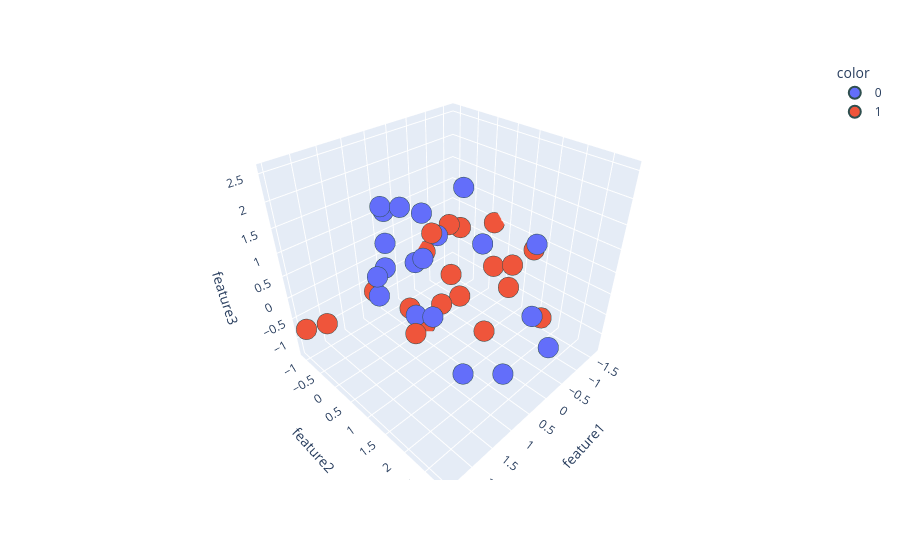

Source (notebook cell):
### Code cell
import plotly.express as px
#y_train_trf = y_train.astype(str)
fig = px.scatter_3d(df, x=df['feature1'], y=df['feature2'], z=df['feature3'],
              color=df['target'].astype('str'))
fig.update_traces(marker=dict(size=12,
                              line=dict(width=2,
                                        color='DarkSlateGrey')),
                  selector=dict(mode='markers'))

fig.show()

### Figure 1 — Plotly figure (JSON) as saved in the notebook; plotly's stock layout.template omitted (floating-point values rounded to 4 significant figures)
{"data": [{"hovertemplate": "color=0<br>feature1=%{x}<br>feature2=%{y}<br>feature3=%{z}<extra></extra>", "legendgroup": "0", "marker": {"color": "#636efa", "line": {"color": "DarkSlateGrey", "width": 2}, "size": 12, "symbol": "circle"}, "mode": "markers", "name": "0", "scene": "scene", "showlegend": true, "type": "scatter3d", "x": [-0.01501, 0.3105, 1.021, 1.149, 0.1354, 2.17, -0.4888, 0.4574, 0.8069, 2.052, -0.4116, 1.266, 1.771, 0.7222, 1.215, 1.893, 1.881, 2.063, 0.5814, 1.049], "y": [2.85, 2.593, -0.1717, 0.7551, 0.2743, 2.317, 0.3369, -0.02309, -0.4305, 0.9614, 0.9205, 1.129, 1.253, 2.482, 0.03871, 2.633, 0.9496, 0.979, 2.834, 0.8872], "z": [-0.2577, 1.876, 0.9784, -0.08948, 0.9549, 1.432, 1.743, 0.3576, 1.451, 1.341, 0.8143, 1.385, 2.537, -0.6321, 1.879, 0.366, 1.416, 0.9888, 0.7964, 2.021]}, {"hovertemplate": "color=1<br>feature1=%{x}<br>feature2=%{y}<br>feature3=%{z}<extra></extra>", "legendgroup": "1", "marker": {"color": "#EF553B", "line": {"color": "DarkSlateGrey", "width": 2}, "size": 12, "symbol": "circle"}, "mode": "markers", "name": "1", "scene": "scene", "showlegend": true, "type": "scatter3d", "x": [-0.1137, -0.9404, -1.648, -1.057, 0.2544, 1.35, -0.8238, -1.143, -0.756, 2.456, -0.6302, -0.9896, 0.1611, 2.013, -0.1795, 0.3041, 1.09, -0.3959, -0.7622, 0.2083], "y": [1.312, -0.4379, 0.1603, -0.2753, -0.02087, 0.9588, 1.342, 0.6187, -1.09, -0.9911, -0.1843, 1.167, 0.39, -0.9776, 0.5694, -0.4478, -0.5646, 2.079, 2.165, 0.1981], "z": [-0.9234, -0.8488, 0.457, 0.4028, -1.339, -0.2723, 0.3388, -0.2018, -0.4478, -0.7071, 0.6865, -0.3833, -0.6037, -0.8287, -0.488, -1.117, -0.2917, 1.22, -0.4542, 1.005]}], "layout": {"legend": {"title": {"text": "color"}, "tracegroupgap": 0}, "margin": {"t": 60}, "scene": {"domain": {"x": [0, 1], "y": [0, 1]}, "xaxis": {"title": {"text": "feature1"}}, "yaxis": {"title": {"text": "feature2"}}, "zaxis": {"title": {"text": "feature3"}}}}}
